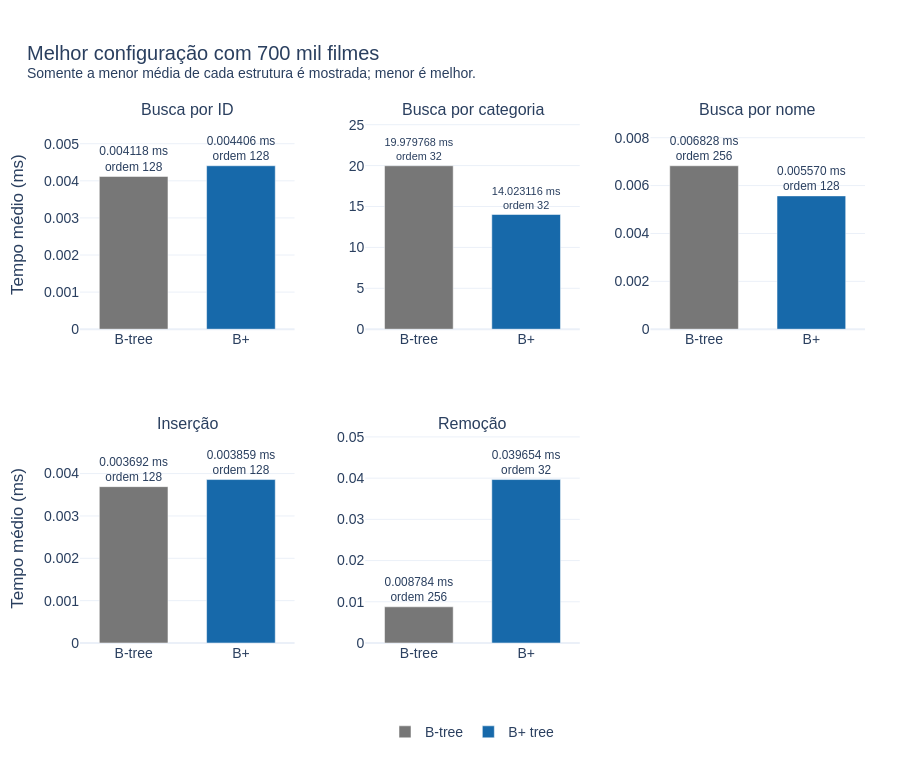

Notebook cell for this chart:
### Markdown cell above
## 1. Resumo direto

Este primeiro gráfico responde à pergunta mais prática: **com 700 mil filmes, qual é o menor tempo obtido por cada estrutura?** Há somente duas barras por operação. O rótulo informa a média em milissegundos e a ordem que produziu esse resultado; cada painel possui sua própria escala vertical para preservar a legibilidade.

### Code cell
figures["06_best_largest_size"].show()

### Figure 1 — Plotly figure (JSON) as saved in the notebook; plotly's stock layout.template omitted (floating-point values rounded to 4 significant figures)
{"data": [{"cliponaxis": false, "hovertemplate": "Busca por ID<br>B-tree<br>Ordem: 128<br>Tempo médio: 0.004118 ms<extra></extra>", "legendgroup": "B-tree", "marker": {"color": "#777777"}, "name": "B-tree", "showlegend": true, "text": ["0.004118 ms<br>ordem 128"], "textposition": "outside", "type": "bar", "x": ["B-tree"], "xaxis": "x", "y": [0.004118], "yaxis": "y"}, {"cliponaxis": false, "hovertemplate": "Busca por ID<br>B+ tree<br>Ordem: 128<br>Tempo médio: 0.004406 ms<extra></extra>", "legendgroup": "B+ tree", "marker": {"color": "#1769aa"}, "name": "B+ tree", "showlegend": true, "text": ["0.004406 ms<br>ordem 128"], "textposition": "outside", "type": "bar", "x": ["B+"], "xaxis": "x", "y": [0.004406], "yaxis": "y"}, {"cliponaxis": false, "hovertemplate": "Busca por categoria<br>B-tree<br>Ordem: 32<br>Tempo médio: 19.979768 ms<extra></extra>", "legendgroup": "B-tree", "marker": {"color": "#777777"}, "name": "B-tree", "showlegend": false, "text": ["19.979768 ms<br>ordem 32"], "textposition": "outside", "type": "bar", "x": ["B-tree"], "xaxis": "x2", "y": [19.98], "yaxis": "y2"}, {"cliponaxis": false, "hovertemplate": "Busca por categoria<br>B+ tree<br>Ordem: 32<br>Tempo médio: 14.023116 ms<extra></extra>", "legendgroup": "B+ tree", "marker": {"color": "#1769aa"}, "name": "B+ tree", "showlegend": false, "text": ["14.023116 ms<br>ordem 32"], "textposition": "outside", "type": "bar", "x": ["B+"], "xaxis": "x2", "y": [14.02], "yaxis": "y2"}, {"cliponaxis": false, "hovertemplate": "Busca por nome<br>B-tree<br>Ordem: 256<br>Tempo médio: 0.006828 ms<extra></extra>", "legendgroup": "B-tree", "marker": {"color": "#777777"}, "name": "B-tree", "showlegend": false, "text": ["0.006828 ms<br>ordem 256"], "textposition": "outside", "type": "bar", "x": ["B-tree"], "xaxis": "x3", "y": [0.006828], "yaxis": "y3"}, {"cliponaxis": false, "hovertemplate": "Busca por nome<br>B+ tree<br>Ordem: 128<br>Tempo médio: 0.005570 ms<extra></extra>", "legendgroup": "B+ tree", "marker": {"color": "#1769aa"}, "name": "B+ tree", "showlegend": false, "text": ["0.005570 ms<br>ordem 128"], "textposition": "outside", "type": "bar", "x": ["B+"], "xaxis": "x3", "y": [0.00557], "yaxis": "y3"}, {"cliponaxis": false, "hovertemplate": "Inserção<br>B-tree<br>Ordem: 128<br>Tempo médio: 0.003692 ms<extra></extra>", "legendgroup": "B-tree", "marker": {"color": "#777777"}, "name": "B-tree", "showlegend": false, "text": ["0.003692 ms<br>ordem 128"], "textposition": "outside", "type": "bar", "x": ["B-tree"], "xaxis": "x4", "y": [0.003692], "yaxis": "y4"}, {"cliponaxis": false, "hovertemplate": "Inserção<br>B+ tree<br>Ordem: 128<br>Tempo médio: 0.003859 ms<extra></extra>", "legendgroup": "B+ tree", "marker": {"color": "#1769aa"}, "name": "B+ tree", "showlegend": false, "text": ["0.003859 ms<br>ordem 128"], "textposition": "outside", "type": "bar", "x": ["B+"], "xaxis": "x4", "y": [0.003859], "yaxis": "y4"}, {"cliponaxis": false, "hovertemplate": "Remoção<br>B-tree<br>Ordem: 256<br>Tempo médio: 0.008784 ms<extra></extra>", "legendgroup": "B-tree", "marker": {"color": "#777777"}, "name": "B-tree", "showlegend": false, "text": ["0.008784 ms<br>ordem 256"], "textposition": "outside", "type": "bar", "x": ["B-tree"], "xaxis": "x5", "y": [0.008784], "yaxis": "y5"}, {"cliponaxis": false, "hovertemplate": "Remoção<br>B+ tree<br>Ordem: 32<br>Tempo médio: 0.039654 ms<extra></extra>", "legendgroup": "B+ tree", "marker": {"color": "#1769aa"}, "name": "B+ tree", "showlegend": false, "text": ["0.039654 ms<br>ordem 32"], "textposition": "outside", "type": "bar", "x": ["B+"], "xaxis": "x5", "y": [0.03965], "yaxis": "y5"}], "layout": {"annotations": [{"font": {"size": 16}, "showarrow": false, "text": "Busca por ID", "x": 0.1367, "xanchor": "center", "xref": "paper", "y": 1, "yanchor": "bottom", "yref": "paper"}, {"font": {"size": 16}, "showarrow": false, "text": "Busca por categoria", "x": 0.5, "xanchor": "center", "xref": "paper", "y": 1, "yanchor": "bottom", "yref": "paper"}, {"font": {"size": 16}, "showarrow": false, "text": "Busca por nome", "x": 0.8633, "xanchor": "center", "xref": "paper", "y": 1, "yanchor": "bottom", "yref": "paper"}, {"font": {"size": 16}, "showarrow": false, "text": "Inserção", "x": 0.1367, "xanchor": "center", "xref": "paper", "y": 0.4, "yanchor": "bottom", "yref": "paper"}, {"font": {"size": 16}, "showarrow": false, "text": "Remoção", "x": 0.5, "xanchor": "center", "xref": "paper", "y": 0.4, "yanchor": "bottom", "yref": "paper"}], "bargap": 0.36, "font": {"family": "Arial", "size": 14}, "height": 760, "legend": {"orientation": "h", "x": 0.5, "xanchor": "center", "y": -0.14}, "margin": {"b": 70, "l": 80, "r": 35, "t": 120}, "title": {"text": "Melhor configuração com 700 mil filmes<br><sup>Somente a menor média de cada estrutura é mostrada; menor é melhor.</sup>", "x": 0.03}, "xaxis": {"anchor": "y", "domain": [0, 0.2733]}, "xaxis2": {"anchor": "y2", "domain": [0.3633, 0.6367]}, "xaxis3": {"anchor": "y3", "domain": [0.7267, 1]}, "xaxis4": {"anchor": "y4", "domain": [0, 0.2733]}, "xaxis5": {"anchor": "y5", "domain": [0.3633, 0.6367]}, "xaxis6": {"anchor": "y6", "domain": [0.7267, 1]}, "yaxis": {"anchor": "x", "domain": [0.6, 1], "range": [0, 0.00564], "title": {"text": "Tempo médio (ms)"}}, "yaxis2": {"anchor": "x2", "domain": [0.6, 1], "range": [0, 25.57]}, "yaxis3": {"anchor": "x3", "domain": [0.6, 1], "range": [0, 0.00874]}, "yaxis4": {"anchor": "x4", "domain": [0, 0.4], "range": [0, 0.004939], "title": {"text": "Tempo médio (ms)"}}, "yaxis5": {"anchor": "x5", "domain": [0, 0.4], "range": [0, 0.05076]}, "yaxis6": {"anchor": "x6", "domain": [0, 0.4]}}}
